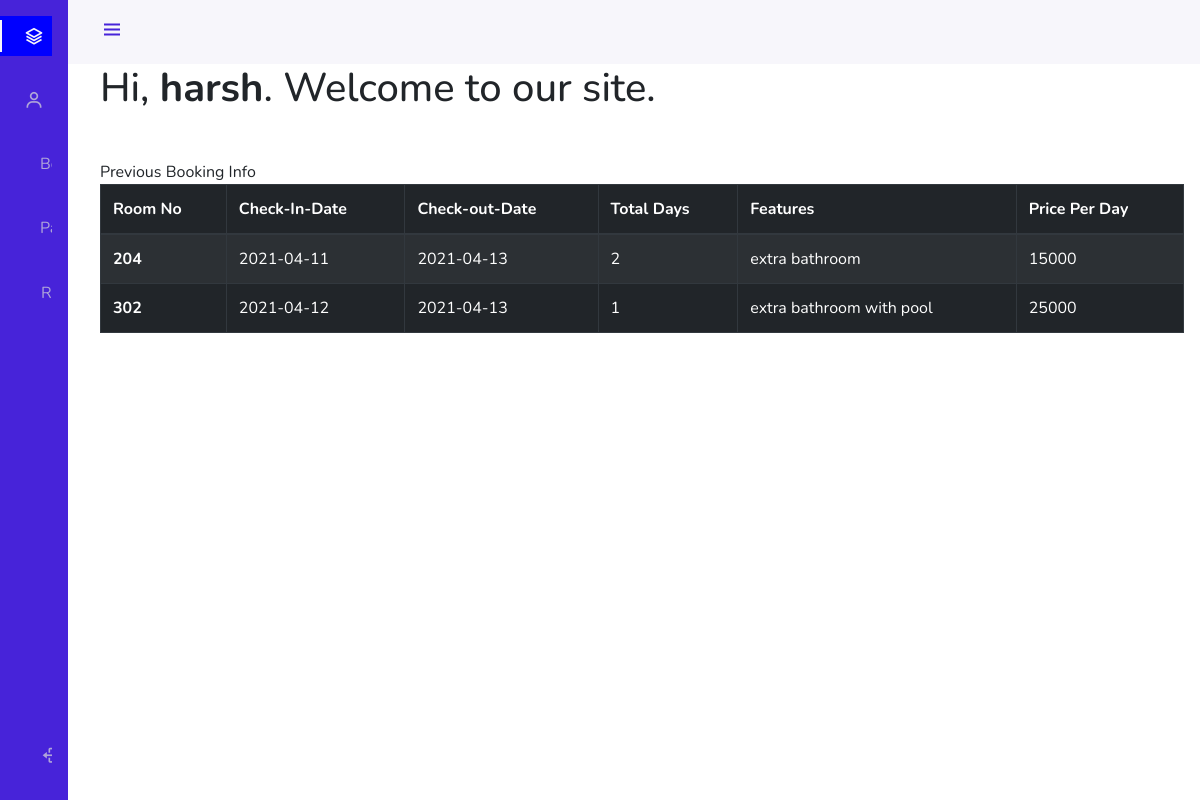
/booking.php (signed in), run on the app's committed database.
### tables this page shows
CREATE TABLE `booking` (
  `booking_id` int(11) NOT NULL,
  `customer_id` int(11) NOT NULL,
  `no_of_room` int(11) NOT NULL,
  `amount` int(11) NOT NULL,
  `payment_status` int(11) NOT NULL DEFAULT 0
);

CREATE TABLE `room_booked` (
  `customer_id` int(11) NOT NULL,
  `check_in` date NOT NULL,
  `check_out` date NOT NULL,
  `total_days` int(11) NOT NULL,
  `room_no` int(11) NOT NULL,
  `payment_status` int(11) DEFAULT 0
);

CREATE TABLE `room` (
  `room_no` int(11) NOT NULL,
  `floor_no` int(11) NOT NULL,
  `room_code` int(11) NOT NULL,
  `features` varchar(45) DEFAULT NULL,
  `amount` int(11) NOT NULL
);

### booking.php (the view, shortened to what this page needs)
<!DOCTYPE html>
<html lang="en">
    <head>
        <link rel="stylesheet" href="https://stackpath.bootstrapcdn.com/bootstrap/4.5.2/css/bootstrap.min.css">
    <link rel="stylesheet" href="https://maxcdn.bootstrapcdn.com/bootstrap/4.0.0/css/bootstrap.min.css">
        <link href='https://cdn.jsdelivr.net/npm/boxicons@2.0.5/css/boxicons.min.css' rel='stylesheet'>
        <link rel="stylesheet" href="assets/css/styles.css">
    </head>
    <body id="body-pd">
        <header class="header" id="header">
            <div class="header__toggle">
                <i class='bx bx-menu' id="header-toggle"></i>
            </div>
        </header>
        <div class="l-navbar" id="nav-bar">
            <nav class="nav">
                <div>
                    <div class="nav__list">
                    <a href="#" class="nav__link active tablink" onclick="openCity('home', this, 'blue')" id="defaultOpen">
                        <i class='bx bx-layer nav__logo-icon'></i>
                    </a>
                        <a href="#" class="nav__link tablink" onclick="openCity('personal_info', this, 'blue')">
                        <i class='bx bx-user nav__icon' ></i>
                        </a>
                        <a href="#" class="nav__link tablink" onclick="openCity('room_booking', this, 'blue')">
                            <span class="nav__name">Book Room</span>
                        </a>
                        <a href="#" class="nav__link tablink" onclick="openCity('payment', this, 'blue')">
                            <span class="nav__name">Payment</span>
                        </a>
                        <a href="reset-password.php" class="btn nav__link">
                    <span class="nav__name">Reset Password</span>
                        </a>
                    </div>
                </div>
                <a href="logout.php" class="btn ml-3 nav__link">
                    <i class='bx bx-log-out nav__icon' ></i>
                </a>
            </nav>
        </div>
<div id="home" class="tabcontent">
    <div class="content">
<h1 class="my-5">Hi, <b><?php echo htmlspecialchars($_SESSION["username"]); ?></b>. Welcome to our site.</h1>
</div>
<?php
$servername = "localhost";
$username = "root";
$password = "";
$dbname = "hotel-mangement-system";
$conn = new mysqli($servername, $username, $password, $dbname);
$username=htmlspecialchars($_SESSION["username"]);
  $sql = "SELECT customer_id FROM customer where username='$username'";
$result = $conn->query($sql);
$row = $result->fetch_assoc();
if($row==NULL){
  echo "Please Enter your personal details first to proceed further.";
}
else{
$customer_id = $row["customer_id"];
$sql = "SELECT payment_status FROM booking where customer_id=$customer_id";
$result = $conn->query($sql);
while($row = $result->fetch_assoc()){
$status=$row["payment_status"];
if($status==1){
echo "Previous Booking Info";
$sql = "CALL customer_previous_booking_info_with_payment_done($customer_id)";
$result = $conn->query($sql);
?>
<br>
<table class="table table-striped table-dark table-bordered">
          <thead class="thead-dark"><tr>
                <th>Room No</th>
                <th>Check-In-Date</th>
                <th>Check-out-Date</th>
                <th>Total Days</th>
                <th>Features</th>
                <th>Price Per Day</th>
            </tr></thead>
            <tbody>
            <?php while ($r = $result->fetch_array()): ?>
                <tr>
                  <th scope="row"><?php echo $r['room_no'] ?></th>
                    <td><?php echo $r['check_in'] ?></td>
                    <td><?php echo $r['check_out'] ?></td>
                    <td><?php echo $r['total_days'] ?></td>
                    <td><?php echo $r['features'] ?></td>
                    <td><?php echo $r['amount'] ?></td>
                </tr>
            <?php endwhile;
			?>
            </tbody>
        </table>
        <?php }
      else{
        echo "No Previous Booking";
      }}} ?>
  </div>
    </body>
</html>

### assets/css/styles.css (style rules this page uses)
:root { --header-height: 3rem; --nav-width: 68px; --first-color: #4723D9; --first-color-light: #AFA5D9; --white-color: #F7F6FB; --body-font: 'Nunito', sans-serif; --normal-font-size: 1rem; --z-fixed: 100; }
*,::before,::after { box-sizing: border-box; }
body { position: relative; margin: var(--header-height) 0 0 0; padding: 0 1rem; font-family: var(--body-font); font-size: var(--normal-font-size); transition: .5s; }
a { text-decoration: none; }
.header { width: 100%; height: var(--header-height); position: fixed; top: 0; left: 0; display: flex; align-items: center; justify-content: space-between; padding: 0 1rem; background-color: var(--white-color); z-index: var(--z-fixed); transition: .5s; }
.header__toggle { color: var(--first-color); font-size: 1.5rem; cursor: pointer; }
.l-navbar { position: fixed; top: 0; left: -30%; width: var(--nav-width); height: 100vh; background-color: var(--first-color); padding: .5rem 1rem 0 0; transition: .5s; z-index: var(--z-fixed); }
.nav { height: 100%; display: flex; flex-direction: column; justify-content: space-between; overflow: hidden; }
.nav__logo, .nav__link { display: grid; grid-template-columns: max-content max-content; align-items: center; column-gap: 1rem; padding: .5rem 0 .5rem 1.5rem; }
.nav__logo-icon { font-size: 1.25rem; color: var(--white-color); }
.nav__link { position: relative; color: var(--first-color-light); margin-bottom: 1.5rem; transition: .3s; }
.nav__icon { font-size: 1.25rem; }
.active { color: var(--white-color); }
.active::before { content: ''; position: absolute; left: 0; width: 2px; height: 32px; background-color: var(--white-color); }
@media screen and (min-width: 768px) { body { margin: calc(var(--header-height) + 1rem) 0 0 0; padding-left: calc(var(--nav-width) + 2rem); } }
@media screen and (min-width: 768px) { .header { height: calc(var(--header-height) + 1rem); padding: 0 2rem 0 calc(var(--nav-width) + 2rem); } }
@media screen and (min-width: 768px) { .l-navbar { left: 0; padding: 1rem 1rem 0 0; } }

### data on the page
room_booked: room_no "204", check_in "2021-04-11", check_out "2021-04-13", total_days "2", room_no.features "extra bathroom", room_no.amount "15000"
room_booked: room_no "302", check_in "2021-04-12", check_out "2021-04-13", total_days "1", room_no.features "extra bathroom with pool", room_no.amount "25000"

### other printed values
$_SESSION["username"] "harsh"
